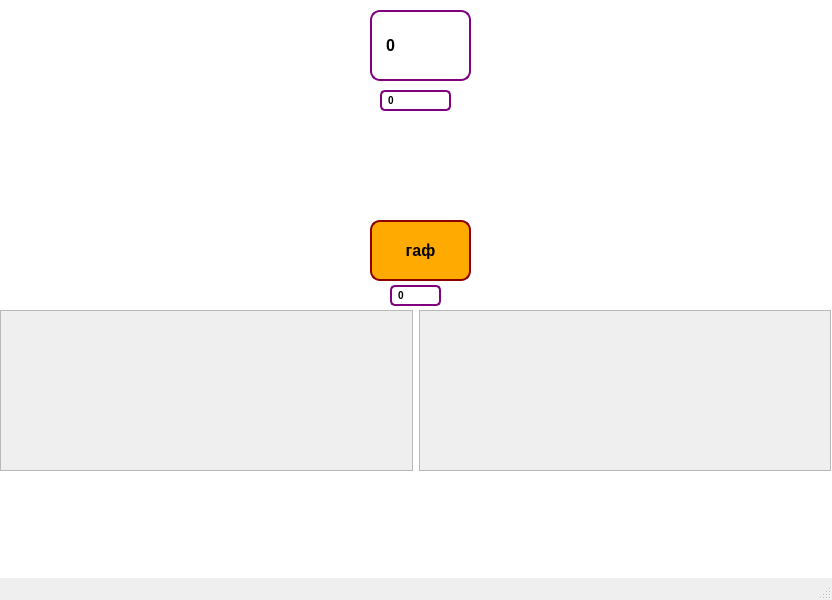
<?xml version="1.0" encoding="UTF-8"?>
<ui version="4.0">
 <class>MainWindow</class>
 <widget class="QMainWindow" name="MainWindow">
  <property name="geometry">
   <rect>
    <x>0</x>
    <y>0</y>
    <width>832</width>
    <height>600</height>
   </rect>
  </property>
  <property name="windowTitle">
   <string>MainWindow</string>
  </property>
  <property name="styleSheet">
   <string notr="true">

QPushButton {
    background-color: rgb(255, 170, 0); /* Цвет фона кнопки */
    border: 2px solid darkred; /* Цвет и толщина рамки */
    border-radius: 10px; /* Закругленные углы */
    padding: 10px 20px; /* Внутренние отступы (сверху/снизу, слева/справа) */
    color: black; /* Цвет текста */
    font-weight: bold; /* Жирный текст */
    font-size: 16px; /* Размер шрифта */
}

QPushButton:hover {
    background-color: darkred; /* Цвет фона при наведении */
}

QPushButton:pressed {
    background-color: crimson; /* Цвет фона при нажатии */
    padding-left: 12px; /* Увеличение отступа при нажатии */
    padding-top: 12px; /* Увеличение отступа при нажатии */
}
QLabel {
    background-color: white; /* Цвет фона */
    border: 2px solid purple; /* Фиолетовая рамка */
    border-radius: 10px; /* Закругленные углы */
    padding: 10px; /* Внутренние отступы */
    color: black; /* Цвет текста */
    font-weight: bold; /* Жирный текст */
    font-size: 16px; /* Размер шрифта */
}</string>
  </property>
  <widget class="QWidget" name="centralwidget">
   <widget class="QWidget" name="horizontalLayoutWidget">
    <property name="geometry">
     <rect>
      <x>0</x>
      <y>310</y>
      <width>831</width>
      <height>161</height>
     </rect>
    </property>
    <layout class="QHBoxLayout" name="horizontalLayout">
     <item>
      <widget class="QScrollArea" name="scrollArea">
       <property name="styleSheet">
        <string notr="true">
    font-size: 13px; /* Размер шрифта */
	 padding: 3px 5px; 
</string>
       </property>
       <property name="widgetResizable">
        <bool>true</bool>
       </property>
       <widget class="QWidget" name="scrollAreaWidgetContents">
        <property name="geometry">
         <rect>
          <x>0</x>
          <y>0</y>
          <width>400</width>
          <height>147</height>
         </rect>
        </property>
       </widget>
      </widget>
     </item>
     <item>
      <widget class="QScrollArea" name="scrollArea_2">
       <property name="widgetResizable">
        <bool>true</bool>
       </property>
       <widget class="QWidget" name="scrollAreaWidgetContents_2">
        <property name="geometry">
         <rect>
          <x>0</x>
          <y>0</y>
          <width>409</width>
          <height>157</height>
         </rect>
        </property>
       </widget>
      </widget>
     </item>
    </layout>
   </widget>
   <widget class="QPushButton" name="pushButton">
    <property name="geometry">
     <rect>
      <x>370</x>
      <y>220</y>
      <width>101</width>
      <height>61</height>
     </rect>
    </property>
    <property name="styleSheet">
     <string notr="true"/>
    </property>
    <property name="text">
     <string>гаф</string>
    </property>
   </widget>
   <widget class="QLabel" name="lable_coins_per_click">
    <property name="geometry">
     <rect>
      <x>390</x>
      <y>285</y>
      <width>51</width>
      <height>21</height>
     </rect>
    </property>
    <property name="styleSheet">
     <string notr="true">QLabel {
    border: 2px solid purple; /* Фиолетовая рамка */
    border-radius: 5px; /* Закругленные углы */
    padding: 3px; /* Внутренние отступы */
    color: black; /* Цвет текста */
    font-weight: bold; /* Жирный текст */
    font-size: 10px; /* Размер шрифта */
}</string>
    </property>
    <property name="text">
     <string>0</string>
    </property>
   </widget>
   <widget class="QLabel" name="lable_coins">
    <property name="geometry">
     <rect>
      <x>370</x>
      <y>10</y>
      <width>101</width>
      <height>71</height>
     </rect>
    </property>
    <property name="text">
     <string>0</string>
    </property>
   </widget>
   <widget class="QLabel" name="lable_coins_per_sec">
    <property name="geometry">
     <rect>
      <x>380</x>
      <y>90</y>
      <width>71</width>
      <height>21</height>
     </rect>
    </property>
    <property name="styleSheet">
     <string notr="true">QLabel {
    border: 2px solid purple; /* Фиолетовая рамка */
    border-radius: 5px; /* Закругленные углы */
    padding: 3px; /* Внутренние отступы */
    color: black; /* Цвет текста */
    font-weight: bold; /* Жирный текст */
    font-size: 10px; /* Размер шрифта */
}</string>
    </property>
    <property name="text">
     <string>0</string>
    </property>
   </widget>
   <widget class="QLabel" name="pic">
    <property name="geometry">
     <rect>
      <x>-100</x>
      <y>-120</y>
      <width>971</width>
      <height>1300</height>
     </rect>
    </property>
    <property name="styleSheet">
     <string notr="true"> padding: 0px; </string>
    </property>
    <property name="text">
     <string>TextLabel</string>
    </property>
   </widget>
   <zorder>pic</zorder>
   <zorder>horizontalLayoutWidget</zorder>
   <zorder>pushButton</zorder>
   <zorder>lable_coins_per_click</zorder>
   <zorder>lable_coins</zorder>
   <zorder>lable_coins_per_sec</zorder>
  </widget>
  <widget class="QMenuBar" name="menubar">
   <property name="geometry">
    <rect>
     <x>0</x>
     <y>0</y>
     <width>832</width>
     <height>21</height>
    </rect>
   </property>
  </widget>
  <widget class="QStatusBar" name="statusbar"/>
 </widget>
 <resources/>
 <connections/>
</ui>
